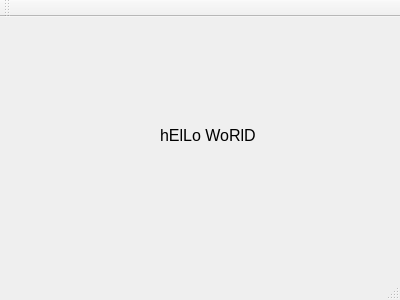
<?xml version="1.0" encoding="UTF-8"?>
<ui version="4.0">
 <class>MainWindow</class>
 <widget class="QMainWindow" name="MainWindow">
  <property name="geometry">
   <rect>
    <x>0</x>
    <y>0</y>
    <width>400</width>
    <height>300</height>
   </rect>
  </property>
  <property name="windowTitle">
   <string>FastFoodFinder</string>
  </property>
  <widget class="QWidget" name="centralWidget">
   <widget class="QLabel" name="label">
    <property name="geometry">
     <rect>
      <x>160</x>
      <y>110</y>
      <width>101</width>
      <height>16</height>
     </rect>
    </property>
    <property name="font">
     <font>
      <pointsize>12</pointsize>
     </font>
    </property>
    <property name="text">
     <string>hElLo WoRlD</string>
    </property>
   </widget>
  </widget>
  <widget class="QMenuBar" name="menuBar">
   <property name="geometry">
    <rect>
     <x>0</x>
     <y>0</y>
     <width>400</width>
     <height>21</height>
    </rect>
   </property>
  </widget>
  <widget class="QToolBar" name="mainToolBar">
   <attribute name="toolBarArea">
    <enum>TopToolBarArea</enum>
   </attribute>
   <attribute name="toolBarBreak">
    <bool>false</bool>
   </attribute>
  </widget>
  <widget class="QStatusBar" name="statusBar"/>
 </widget>
 <layoutdefault spacing="6" margin="11"/>
 <resources/>
 <connections/>
</ui>
